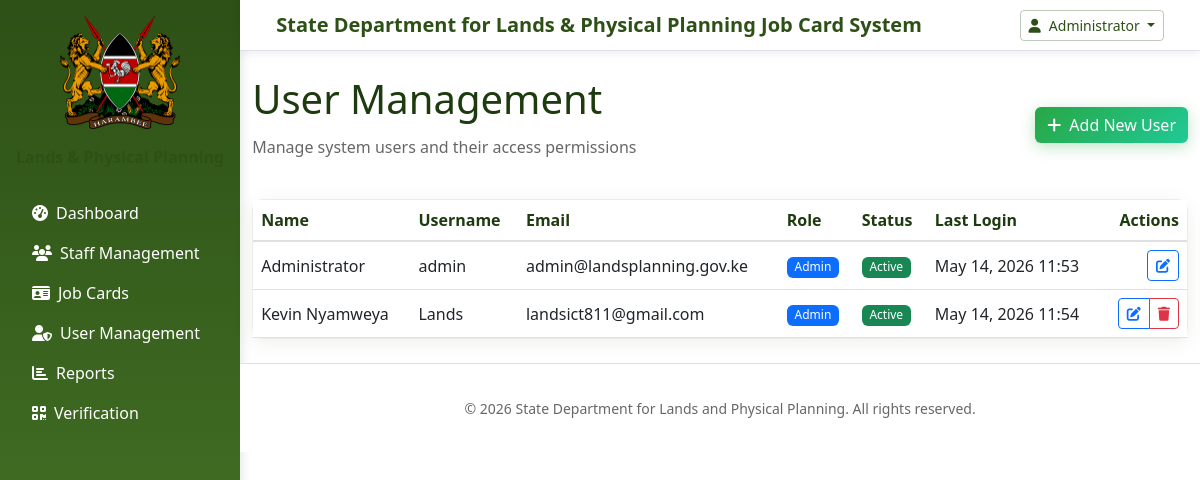
Page /public/users (signed in) on the committed database.
### tables this page shows
CREATE TABLE `users` (
  `id` int(11) NOT NULL,
  `full_name` varchar(150) NOT NULL,
  `username` varchar(80) NOT NULL,
  `password` varchar(255) NOT NULL,
  `role` enum('Super Admin','Admin','HR Officer','ICT Officer','Viewer') NOT NULL DEFAULT 'Viewer',
  `email` varchar(150) DEFAULT NULL,
  `last_login` datetime DEFAULT NULL,
  `created_at` timestamp NOT NULL DEFAULT current_timestamp(),
  `reset_token` varchar(255) DEFAULT NULL,
  `reset_expiry` datetime DEFAULT NULL,
  `status` enum('Active','Inactive') NOT NULL DEFAULT 'Active'
);

### app/core/Controller.php (called while the page is built, shortened)
<?php
class Controller {
    public function view($view, $data = []) {
        require_once dirname(__DIR__) . '/views/' . $view . '.php';
    }
}

### app/controllers/Users.php (called while the page is built, shortened)
<?php
require_once dirname(__DIR__) . '/models/User.php';
class Users extends Controller {
    public function index() {
        $userModel = new UserModel();
        $data = ['users' => $userModel->all()];
        $this->view('users/index', $data);
    }
}

### app/core/App.php (called while the page is built, shortened)
<?php
class App {
    protected $method = 'index';
    public function __construct() {
        $url = $this->parseUrl();
        if (!empty($url) && file_exists(dirname(__DIR__) . '/controllers/' . ucfirst($url[0]) . '.php')) {
            unset($url[0]);
        }
        $this->controller = new $this->controller;
        $this->params = $url ? array_values($url) : [];
        call_user_func_array([$this->controller, $this->method], $this->params);
    }
    private function parseUrl() {
        if (isset($_GET['url'])) {
            return explode('/', filter_var(rtrim($_GET['url'], '/'), FILTER_SANITIZE_URL));
        }
        return [];
    }
}

### public/index.php (called while the page is built, shortened)
<?php
require_once __DIR__ . '/../app/core/App.php';
require_once __DIR__ . '/../app/core/Controller.php';
require_once __DIR__ . '/../app/core/Model.php';
require_once __DIR__ . '/../app/core/Database.php';
new App();

### app/core/Model.php (called while the page is built, shortened)
<?php
class Model {
    public function __construct() {
        $this->db = Database::getInstance();
    }
}

### app/core/Database.php (called while the page is built, shortened)
<?php
class Database {
    private static $instance = null;
    private $pdo;
    private function __construct() {
        try {
            $dsn = 'mysql:host=' . DB_HOST . ';dbname=' . DB_NAME . ';charset=utf8mb4';
            $this->pdo = new PDO($dsn, DB_USER, DB_PASS, [
                PDO::ATTR_ERRMODE => PDO::ERRMODE_EXCEPTION,
                PDO::ATTR_DEFAULT_FETCH_MODE => PDO::FETCH_ASSOC,
                PDO::ATTR_EMULATE_PREPARES => false,
            ]);
        } catch (PDOException $e) {
            die('Database connection failed: ' . $e->getMessage());
        }
    }
    public static function getInstance() {
        if (self::$instance === null) {
            self::$instance = new Database();
        }
        return self::$instance;
    }
    public function prepare($sql) {
        return $this->pdo->prepare($sql);
    }
}

### app/models/User.php (called while the page is built, shortened)
<?php
class UserModel extends Model {
    public function all() {
        $stmt = $this->db->prepare('SELECT * FROM users ORDER BY role, full_name');
        $stmt->execute();
        return $stmt->fetchAll();
    }
}

### app/views/users/index.php (the view, shortened to what this page needs)
<?php require_once dirname(__DIR__, 2) . '/views/layouts/header.php'; ?>
<div class="d-flex justify-content-between align-items-center mb-4">
    <div>
        <h1 class="page-title">User Management</h1>
        <p class="text-muted">Manage system users and their access permissions</p>
    </div>
    <div>
        <a href="<?php echo APP_URL; ?>/users/create" class="btn btn-success">
            <i class="fas fa-plus me-2"></i>Add New User
        </a>
    </div>
</div>
<div class="card">
    <div class="table-responsive">
        <table class="table table-hover align-middle mb-0">
            <thead>
                <tr>
                    <th>Name</th>
                    <th>Username</th>
                    <th>Email</th>
                    <th>Role</th>
                    <th>Status</th>
                    <th>Last Login</th>
                    <th class="text-end">Actions</th>
                </tr>
            </thead>
            <tbody>
                <?php foreach ($data['users'] as $user): ?>
                    <tr>
                        <td><?php echo htmlspecialchars($user['full_name']); ?></td>
                        <td><?php echo htmlspecialchars($user['username']); ?></td>
                        <td><?php echo htmlspecialchars($user['email'] ?? 'N/A'); ?></td>
                        <td>
                            <span class="badge bg-<?php
                                echo match($user['role']) {
                                    'Super Admin' => 'danger',
                                    'Admin' => 'primary',
                                    'HR Officer' => 'info',
                                    'ICT Officer' => 'warning',
                                    default => 'secondary'
                                };
                            ?>">
                                <?php echo htmlspecialchars($user['role']); ?>
                            </span>
                        </td>
                        <td>
                            <span class="badge bg-<?php echo $user['status'] === 'Active' ? 'success' : 'secondary'; ?>">
                                <?php echo htmlspecialchars($user['status']); ?>
                            </span>
                        </td>
                        <td><?php echo $user['last_login'] ? date('M d, Y H:i', strtotime($user['last_login'])) : 'Never'; ?></td>
                        <td class="text-end">
                            <div class="btn-group" role="group">
                                <a href="<?php echo APP_URL; ?>/users/edit/<?php echo $user['id']; ?>" class="btn btn-sm btn-outline-primary">
                                    <i class="fas fa-edit"></i>
                                </a>
                                <?php if ($user['role'] !== 'Super Admin' && $_SESSION['user']['id'] != $user['id']): ?>
                                    <button class="btn btn-sm btn-outline-danger" onclick="confirmDelete(<?php echo $user['id']; ?>, '<?php echo htmlspecialchars($user['full_name']); ?>')">
                                        <i class="fas fa-trash"></i>
                                    </button>
                                <?php endif; ?>
                            </div>
                        </td>
                    </tr>
                <?php endforeach; ?>
            </tbody>
        </table>
    </div>
</div>
<?php require_once dirname(__DIR__, 2) . '/views/layouts/footer.php'; ?>

### assets/css/style.css (style rules this page uses)
:root { --bg: #f8f9fa; --surface: #ffffff; --text: rgba(0, 0, 0, 0.87); --muted: rgba(0, 0, 0, 0.6); --brand: #2d5016; --brand-light: #4a7c2a; --brand-dark: #1e3a0f; --danger: #dc3545; --success: #28a745; --warning: #ffc107; --info: #17a2b8; --secondary: #6c757d; --light: #f8f9fa; --dark: #343a40; --bs-primary: var(--brand); --bs-secondary: var(--secondary); --bs-success: var(--success); --bs-danger: var(--danger); --bs-warning: var(--warning); --bs-info: var(--info); --bs-light: var(--light); --bs-dark: var(--dark); }
.page-title { margin-bottom: 0.75rem; color: var(--brand-dark); }
.card { border: 1px solid rgba(45, 80, 22, 0.1); background: var(--surface); box-shadow: 0 4px 20px rgba(45, 80, 22, 0.08); border-radius: 12px; }
.btn-success { background: linear-gradient(135deg, var(--success) 0%, #20c997 100%); border: none; box-shadow: 0 4px 15px rgba(40, 167, 69, 0.3); }
a { color: var(--brand); transition: color 0.3s ease; }
.text-muted { color: rgba(0, 0, 0, 0.6) !important; }
.table thead th { border-bottom: 2px solid rgba(45, 80, 22, 0.2); color: var(--brand-dark); font-weight: 600; }
.badge { font-weight: 500; }
a { color: var(--brand); }
.table thead th { border-bottom: 2px solid #e0e0e0; }
.btn-success { background-color: #28a745 !important; border-color: #28a745 !important; }

### rows in the picture
users: full_name "Administrator", username "admin", email "admin@landsplanning.gov.ke", role "Admin", status "Active", last_login "May 14, 2026 11:53"
users: full_name "Kevin Nyamweya", username "Lands", email "landsict811@gmail.com", role "Admin", status "Active", last_login "May 14, 2026 11:54"

### other values in the picture
APP_NAME "State Department for Lands & Physical Planning Job Card System"
$_SESSION['user']['full_name'] "Administrator"
